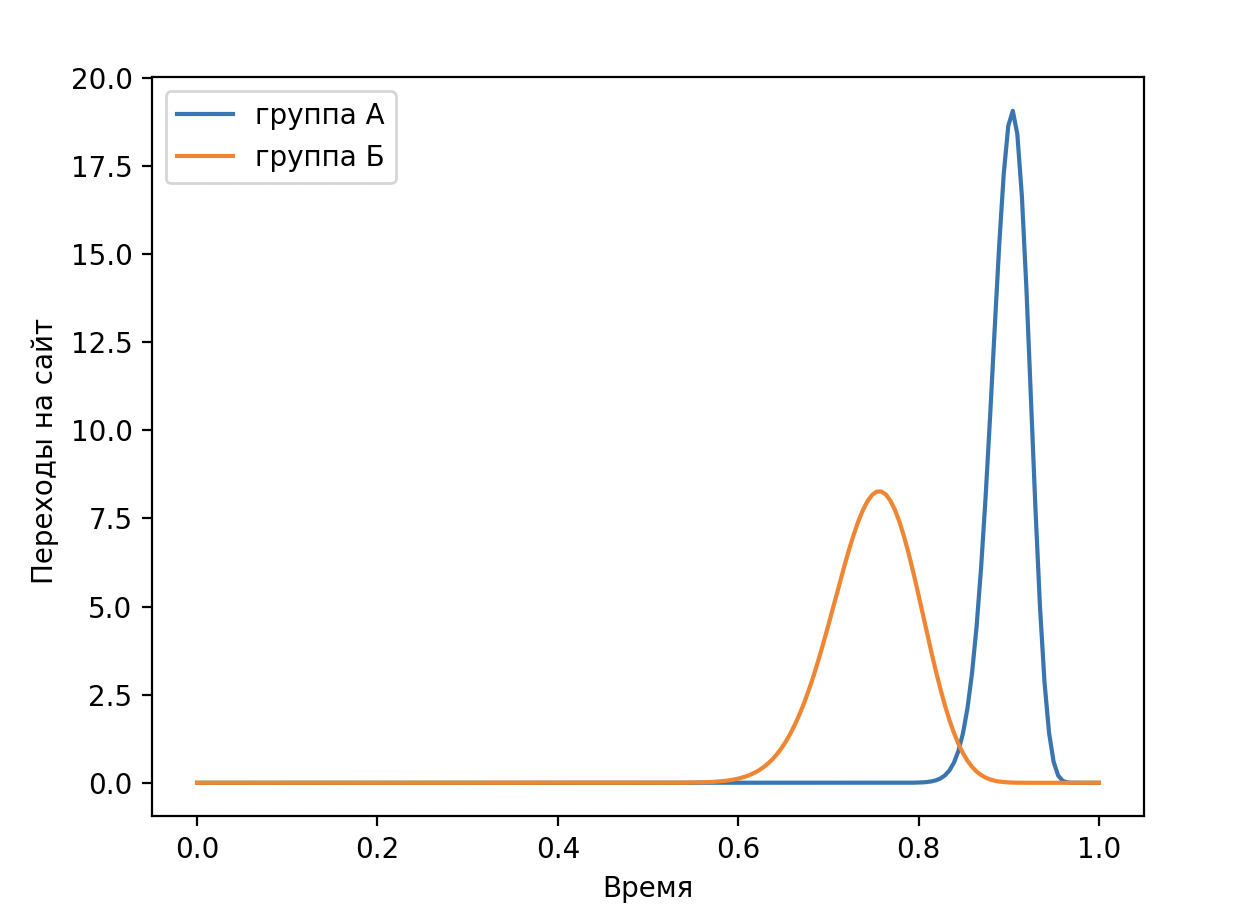

Here is the Python script that generated this plot:
import matplotlib.pyplot as plt
import numpy as np
from scipy.stats import beta


plt.ylabel('Переходы на сайт ')
plt.xlabel('Время')


x = np.linspace(0, 1, 200)

Values = beta.pdf(x,180,20)
Values2 = beta.pdf(x,60,20)

plt.plot(x,Values,label="группа A")
plt.plot(x,Values2,label="группа Б")
plt.legend()
plt.show()
